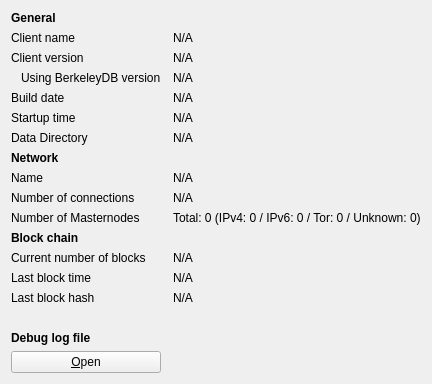
     <widget class="QWidget" name="tab_info">
      <attribute name="title">
       <string>&amp;Information</string>
      </attribute>
      <layout class="QGridLayout" name="gridLayout" columnstretch="0,0">
       <property name="horizontalSpacing">
        <number>12</number>
       </property>
       <item row="0" column="0">
        <widget class="QLabel" name="generalHeader">
         <property name="font">
          <font>
           <bold>true</bold>
          </font>
         </property>
         <property name="text">
          <string>General</string>
         </property>
        </widget>
       </item>
       <item row="1" column="0">
        <widget class="QLabel" name="clientNameLabel">
         <property name="text">
          <string>Client name</string>
         </property>
        </widget>
       </item>
       <item row="1" column="1">
        <widget class="QLabel" name="clientName">
         <property name="cursor">
          <cursorShape>IBeamCursor</cursorShape>
         </property>
         <property name="text">
          <string>N/A</string>
         </property>
         <property name="textFormat">
          <enum>Qt::PlainText</enum>
         </property>
         <property name="textInteractionFlags">
          <set>Qt::LinksAccessibleByMouse|Qt::TextSelectableByKeyboard|Qt::TextSelectableByMouse</set>
         </property>
        </widget>
       </item>
       <item row="2" column="0">
        <widget class="QLabel" name="clientVersionLabel">
         <property name="text">
          <string>Client version</string>
         </property>
        </widget>
       </item>
       <item row="2" column="1">
        <widget class="QLabel" name="clientVersion">
         <property name="cursor">
          <cursorShape>IBeamCursor</cursorShape>
         </property>
         <property name="text">
          <string>N/A</string>
         </property>
         <property name="textFormat">
          <enum>Qt::PlainText</enum>
         </property>
         <property name="textInteractionFlags">
          <set>Qt::LinksAccessibleByMouse|Qt::TextSelectableByKeyboard|Qt::TextSelectableByMouse</set>
         </property>
        </widget>
       </item>
       <item row="3" column="0">
        <widget class="QLabel" name="berkeleyDBVersionLabel">
         <property name="text">
          <string>Using BerkeleyDB version</string>
         </property>
         <property name="indent">
          <number>10</number>
         </property>
        </widget>
       </item>
       <item row="3" column="1">
        <widget class="QLabel" name="berkeleyDBVersion">
         <property name="cursor">
          <cursorShape>IBeamCursor</cursorShape>
         </property>
         <property name="text">
          <string>N/A</string>
         </property>
         <property name="textFormat">
          <enum>Qt::PlainText</enum>
         </property>
         <property name="textInteractionFlags">
          <set>Qt::LinksAccessibleByMouse|Qt::TextSelectableByKeyboard|Qt::TextSelectableByMouse</set>
         </property>
        </widget>
       </item>
       <item row="4" column="0">
        <widget class="QLabel" name="buildDateLabel">
         <property name="text">
          <string>Build date</string>
         </property>
        </widget>
       </item>
       <item row="4" column="1">
        <widget class="QLabel" name="buildDate">
         <property name="cursor">
          <cursorShape>IBeamCursor</cursorShape>
         </property>
         <property name="text">
          <string>N/A</string>
         </property>
         <property name="textFormat">
          <enum>Qt::PlainText</enum>
         </property>
         <property name="textInteractionFlags">
          <set>Qt::LinksAccessibleByMouse|Qt::TextSelectableByKeyboard|Qt::TextSelectableByMouse</set>
         </property>
        </widget>
       </item>
       <item row="5" column="0">
        <widget class="QLabel" name="startupTimeLabel">
         <property name="text">
          <string>Startup time</string>
         </property>
        </widget>
       </item>
       <item row="5" column="1">
        <widget class="QLabel" name="startupTime">
         <property name="cursor">
          <cursorShape>IBeamCursor</cursorShape>
         </property>
         <property name="text">
          <string>N/A</string>
         </property>
         <property name="textFormat">
          <enum>Qt::PlainText</enum>
         </property>
         <property name="textInteractionFlags">
          <set>Qt::LinksAccessibleByMouse|Qt::TextSelectableByKeyboard|Qt::TextSelectableByMouse</set>
         </property>
        </widget>
       </item>
       <item row="6" column="0">
        <widget class="QLabel" name="dataDirLabel">
         <property name="text">
          <string>Data Directory</string>
         </property>
        </widget>
       </item>
       <item row="6" column="1">
        <widget class="QLabel" name="dataDir">
         <property name="text">
          <string>N/A</string>
         </property>
        </widget>
       </item>
       <item row="7" column="0">
        <widget class="QLabel" name="networkHeader">
         <property name="font">
          <font>
           <bold>true</bold>
          </font>
         </property>
         <property name="text">
          <string>Network</string>
         </property>
        </widget>
       </item>
       <item row="8" column="0">
        <widget class="QLabel" name="networkNameLabel">
         <property name="text">
          <string>Name</string>
         </property>
        </widget>
       </item>
       <item row="8" column="1">
        <widget class="QLabel" name="networkName">
         <property name="cursor">
          <cursorShape>IBeamCursor</cursorShape>
         </property>
         <property name="text">
          <string>N/A</string>
         </property>
         <property name="textFormat">
          <enum>Qt::PlainText</enum>
         </property>
         <property name="textInteractionFlags">
          <set>Qt::LinksAccessibleByMouse|Qt::TextSelectableByKeyboard|Qt::TextSelectableByMouse</set>
         </property>
        </widget>
       </item>
       <item row="9" column="0">
        <widget class="QLabel" name="numberOfConnectionsLabel">
         <property name="text">
          <string>Number of connections</string>
         </property>
        </widget>
       </item>
       <item row="9" column="1">
        <widget class="QLabel" name="numberOfConnections">
         <property name="cursor">
          <cursorShape>IBeamCursor</cursorShape>
         </property>
         <property name="text">
          <string>N/A</string>
         </property>
         <property name="textFormat">
          <enum>Qt::PlainText</enum>
         </property>
         <property name="textInteractionFlags">
          <set>Qt::LinksAccessibleByMouse|Qt::TextSelectableByKeyboard|Qt::TextSelectableByMouse</set>
         </property>
        </widget>
       </item>
       <item row="10" column="0">
        <widget class="QLabel" name="masternodeCountLabel">
         <property name="text">
          <string>Number of Masternodes</string>
         </property>
        </widget>
       </item>
       <item row="10" column="1">
        <widget class="QLabel" name="masternodeCount">
         <property name="cursor">
          <cursorShape>IBeamCursor</cursorShape>
         </property>
         <property name="text">
          <string>Total: 0 (IPv4: 0 / IPv6: 0 / Tor: 0 / Unknown: 0)</string>
         </property>
         <property name="textFormat">
          <enum>Qt::PlainText</enum>
         </property>
         <property name="textInteractionFlags">
          <set>Qt::LinksAccessibleByMouse|Qt::TextSelectableByKeyboard|Qt::TextSelectableByMouse</set>
         </property>
        </widget>
       </item>
       <item row="11" column="0">
        <widget class="QLabel" name="blockchainHeader">
         <property name="font">
          <font>
           <bold>true</bold>
          </font>
         </property>
         <property name="text">
          <string>Block chain</string>
         </property>
        </widget>
       </item>
       <item row="12" column="0">
        <widget class="QLabel" name="numberOfBlocksLabel">
         <property name="text">
          <string>Current number of blocks</string>
         </property>
        </widget>
       </item>
       <item row="12" column="1">
        <widget class="QLabel" name="numberOfBlocks">
         <property name="cursor">
          <cursorShape>IBeamCursor</cursorShape>
         </property>
         <property name="text">
          <string>N/A</string>
         </property>
         <property name="textFormat">
          <enum>Qt::PlainText</enum>
         </property>
         <property name="textInteractionFlags">
          <set>Qt::LinksAccessibleByMouse|Qt::TextSelectableByKeyboard|Qt::TextSelectableByMouse</set>
         </property>
        </widget>
       </item>
       <item row="13" column="0">
        <widget class="QLabel" name="lastBlockTimeLabel">
         <property name="text">
          <string>Last block time</string>
         </property>
        </widget>
       </item>
       <item row="13" column="1">
        <widget class="QLabel" name="lastBlockTime">
         <property name="cursor">
          <cursorShape>IBeamCursor</cursorShape>
         </property>
         <property name="text">
          <string>N/A</string>
         </property>
         <property name="textFormat">
          <enum>Qt::PlainText</enum>
         </property>
         <property name="textInteractionFlags">
          <set>Qt::LinksAccessibleByMouse|Qt::TextSelectableByKeyboard|Qt::TextSelectableByMouse</set>
         </property>
        </widget>
       </item>
       <item row="14" column="0">
        <widget class="QLabel" name="lastBlockHashLabel">
         <property name="text">
          <string>Last block hash</string>
         </property>
        </widget>
       </item>
       <item row="14" column="1">
        <widget class="QLabel" name="lastBlockHash">
         <property name="text">
          <string>N/A</string>
         </property>
        </widget>
       </item>
       <item row="15" column="0">
        <spacer name="verticalSpacer_2">
         <property name="orientation">
          <enum>Qt::Vertical</enum>
         </property>
         <property name="sizeHint" stdset="0">
          <size>
           <width>20</width>
           <height>20</height>
          </size>
         </property>
        </spacer>
       </item>
       <item row="16" column="0">
        <widget class="QLabel" name="debugLogFileHeader">
         <property name="font">
          <font>
           <bold>true</bold>
          </font>
         </property>
         <property name="text">
          <string>Debug log file</string>
         </property>
        </widget>
       </item>
       <item row="17" column="0">
        <widget class="QPushButton" name="openDebugLogfileButton">
         <property name="toolTip">
          <string>Open the Rapids debug log file from the current data directory. This can take a few seconds for large log files.</string>
         </property>
         <property name="text">
          <string>&amp;Open</string>
         </property>
         <property name="autoDefault">
          <bool>false</bool>
         </property>
        </widget>
       </item>
      </layout>
     </widget>
